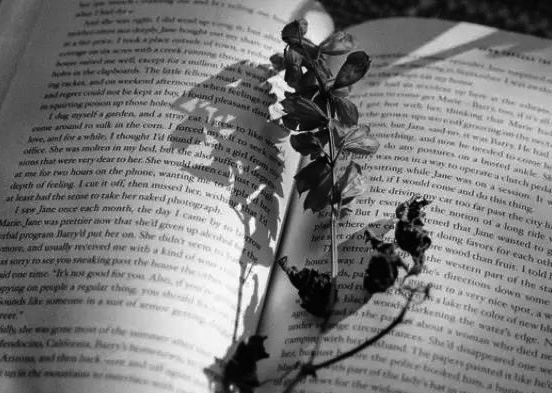
#> input picture opencv/image4.jpg, 552 x 393 px
$ python warpperspective.py image4.jpg   (Python 2 division)
#> lines starting #> are read from the running program, lines starting #| are printed output that depends on the picture
#! /usr/bin/env python
# coding:utf-8
import sys
import cv2
import numpy as np

if __name__=='__main__':
    if len(sys.argv)>1:
        image = cv2.imread(sys.argv[1], 0)
#> image is the input picture: shape (393, 552); min 0, max 255, mean 122
    else:
        print 'please input picture file'

    h,w = image.shape
#> h = 393; w = 552

    src = np.array([[0,0],[w-1,0],[0,h-1],[w-1,h-1]], np.float32)
#> src = [[0, 0], [551, 0], [0, 392], [551, 392]]
    dst = np.array([[50,50],[w/3,50],[50,h-1],[w-1,h-1]], np.float32)

    p = cv2.getPerspectiveTransform(src,dst)
    r = cv2.warpPerspective(image,p,(w,h),borderValue=125)
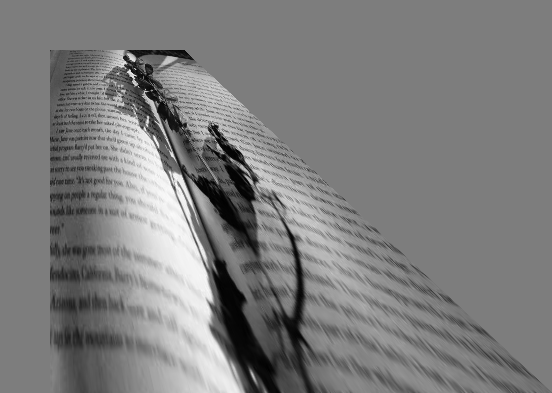
#> r: shape (393, 552); min 0, max 254, mean 125
    cv2.imshow('img', image)
    cv2.imshow('img2', r)
    cv2.waitKey(0)
    cv2.destroyAllWindows()
